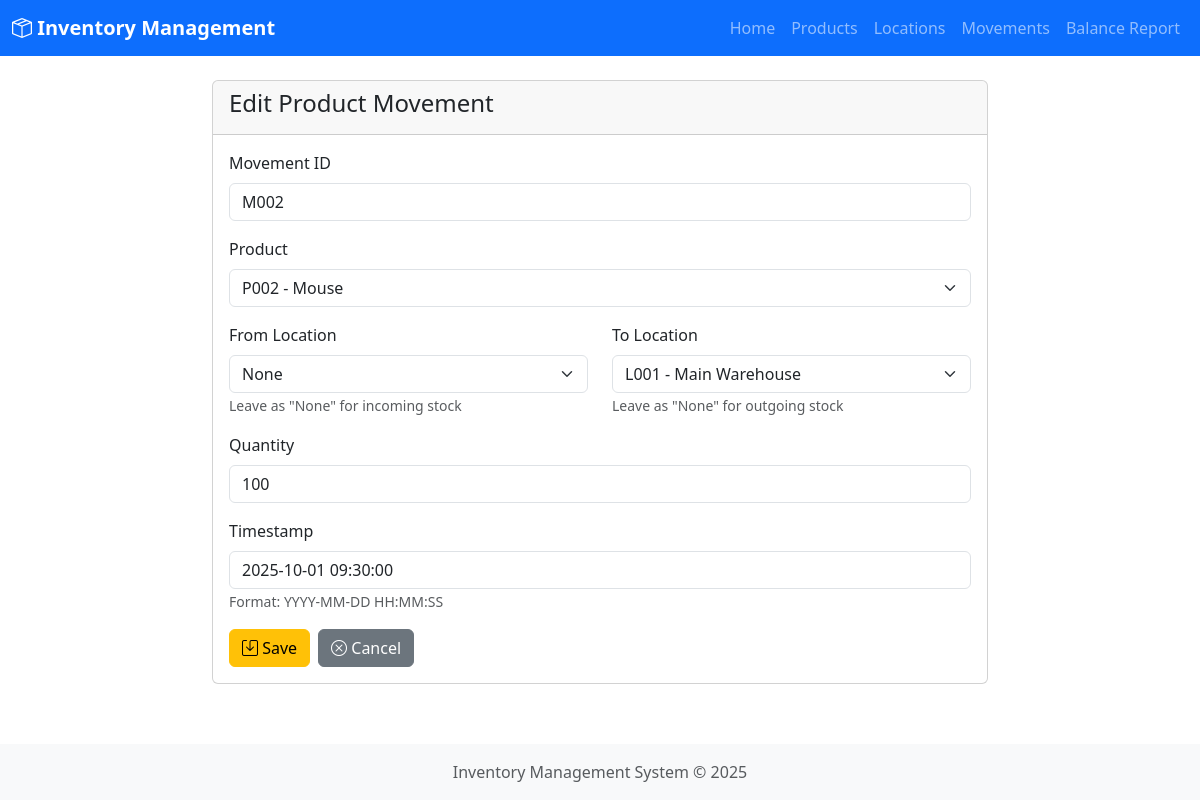
Screenshot of /movements/edit/M002 with the database file from the repository.
### models.py (models this page shows, shortened)
class ProductMovement(db.Model):
    __tablename__ = 'product_movement'
    movement_id = db.Column(db.String(50), primary_key=True)
    timestamp = db.Column(db.DateTime, nullable=False, default=datetime.utcnow)
    from_location = db.Column(db.String(50), db.ForeignKey('location.location_id'), nullable=True)
    to_location = db.Column(db.String(50), db.ForeignKey('location.location_id'), nullable=True)
    product_id = db.Column(db.String(50), db.ForeignKey('product.product_id'), nullable=False)
    qty = db.Column(db.Integer, nullable=False)
    product = db.relationship('Product', backref='movements')
    from_loc = db.relationship('Location', foreign_keys=[from_location])
    to_loc = db.relationship('Location', foreign_keys=[to_location])

### app.py (the view, shortened to what this page needs)
@app.route('/movements/edit/<movement_id>', methods=['GET', 'POST'])
def movements_edit(movement_id):
    movement = ProductMovement.query.get_or_404(movement_id)
    form = ProductMovementForm(obj=movement)
    form.movement_id.render_kw = {'readonly': True}
    products = Product.query.all()
    locations = Location.query.all()
    form.product_id.choices = [(p.product_id, f"{p.product_id} - {p.name}") for p in products]
    form.from_location.choices = [('', 'None')] + [(l.location_id, f"{l.location_id} - {l.name}") for l in locations]
    form.to_location.choices = [('', 'None')] + [(l.location_id, f"{l.location_id} - {l.name}") for l in locations]
    return render_template('movement_form.html', form=form, action='Edit', movement=movement)

### forms.py (shortened to what this page needs)
class ProductMovementForm(FlaskForm):
    movement_id = StringField('Movement ID', validators=[DataRequired()])
    product_id = SelectField('Product', validators=[DataRequired()], coerce=str)
    from_location = SelectField('From Location', validators=[Optional()], coerce=str)
    to_location = SelectField('To Location', validators=[Optional()], coerce=str)
    qty = IntegerField('Quantity', validators=[DataRequired()])
    timestamp = DateTimeField('Timestamp', format='%Y-%m-%d %H:%M:%S', default=datetime.now)

### templates/movement_form.html (shortened to what this page needs)
{% extends "base.html" %}
{% block content %}
<div class="row">
    <div class="col-md-8 offset-md-2">
        <div class="card">
            <div class="card-header">
                <h4>{{ action }} Product Movement</h4>
            </div>
            <div class="card-body">
                <form method="POST" novalidate>
                    <div class="mb-3">
                        {{ form.movement_id.label(class="form-label") }}
                        {{ form.movement_id(class="form-control" + (" is-invalid" if form.movement_id.errors else "")) }}
                    </div>
                    <div class="mb-3">
                        {{ form.product_id.label(class="form-label") }}
                        {{ form.product_id(class="form-select" + (" is-invalid" if form.product_id.errors else "")) }}
                    </div>
                    <div class="row">
                        <div class="col-md-6">
                            <div class="mb-3">
                                {{ form.from_location.label(class="form-label") }}
                                {{ form.from_location(class="form-select" + (" is-invalid" if form.from_location.errors else "")) }}
                                <small class="text-muted">Leave as "None" for incoming stock</small>
                            </div>
                        </div>
                        <div class="col-md-6">
                            <div class="mb-3">
                                {{ form.to_location.label(class="form-label") }}
                                {{ form.to_location(class="form-select" + (" is-invalid" if form.to_location.errors else "")) }}
                                <small class="text-muted">Leave as "None" for outgoing stock</small>
                            </div>
                        </div>
                    </div>
                    <div class="mb-3">
                        {{ form.qty.label(class="form-label") }}
                        {{ form.qty(class="form-control" + (" is-invalid" if form.qty.errors else "")) }}
                    </div>
                    <div class="mb-3">
                        {{ form.timestamp.label(class="form-label") }}
                        {{ form.timestamp(class="form-control" + (" is-invalid" if form.timestamp.errors else "")) }}
                        <small class="text-muted">Format: YYYY-MM-DD HH:MM:SS</small>
                    </div>
                    <div class="d-flex gap-2">
                        <button type="submit" class="btn btn-warning">
                            <i class="bi bi-save"></i> Save
                        </button>
                        <a href="{{ url_for('movements_list') }}" class="btn btn-secondary">
                            <i class="bi bi-x-circle"></i> Cancel
                        </a>
                    </div>
                </form>
            </div>
        </div>
    </div>
</div>
{% endblock %}

### templates/base.html (style rules this page uses)
body { min-height: 100vh; display: flex; flex-direction: column; }

### rows the page displays
ProductMovement: movement_id "M002", product_id "P002 - Mouse", from_location "None", to_location "L001 - Main Warehouse", qty "100", timestamp "2025-10-01 09:30:00"

### other values shown
{{ action }} "Edit"
